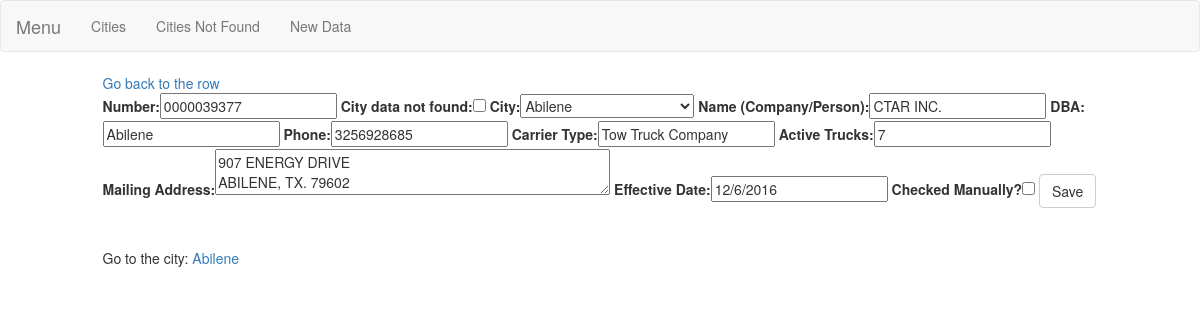
/data_form/8, run on the app's committed database.
### data/models.py (models this page shows)
class DataModel(models.Model):
    active_no = models.CharField(max_length=256, db_index=True, verbose_name="Number", null=True)
    city_data_not_found = models.BooleanField(default=False)
    city = models.CharField(max_length=256, db_index=True, verbose_name="City",  null=False)
    name = models.CharField(max_length=256,  default="")
    dba = models.CharField(max_length=256,  default="")
    phone = models.CharField(max_length=256, default="")
    carrier_type = models.CharField(max_length=256, default="")
    active_trucks = models.IntegerField(default=-1)
    mailing_address = models.CharField(max_length=256, default="")
    effective_date = models.CharField(max_length=256, default="")
    checked_manually = models.BooleanField(default=False)
    record_url = models.URLField()  # According to active no

### data/views.py (the view, shortened to what this page needs)
# urls.py: url(r'^data_form/(?P<data_id>[0-9a-zA-Z]*)$', DataFormView.as_view(), name="data_form"),
class DataFormView(View):
    template = "data_form.html"
    def get(self, request, data_id=""):
        city = ""
        if data_id:
            d = DataModel.objects.get(pk=int(data_id))
            city = d.city
            form = DataFormForm(initial={
                "active_no": d.active_no,
                "city_data_not_found" : d.city_data_not_found,
                "city": d.city,
                "name": d.name,
                "dba": d.city,
                "phone": d.phone,
                "carrier_type": d.carrier_type,
                "active_trucks": d.active_trucks,
                "mailing_address": d.mailing_address,
                "effective_date": d.effective_date,
                "checked_manually": d.checked_manually,
                "data_id": d.id
            })
            active_no = d.active_no
        else:
            form = DataFormForm()
            active_no = ""
        return render(request, self.template, context={
            "form": form,
            "city": city,
            "data_id": data_id,
            "active_no": active_no
        })

### data/forms.py
class DataFormForm(forms.Form):
    active_no = forms.CharField(required=False, initial="", max_length=256, label="Number")
    city_data_not_found = forms.BooleanField(required=False, initial=False, label="City data not found")
    city = forms.ChoiceField(required=True, choices=cities_choices, label="City")
    name = forms.CharField(required=False, max_length=256, label="Name (Company/Person)")
    dba = forms.CharField(required=False, max_length=256, label="DBA")
    phone = forms.CharField(required=False, max_length=256, label="Phone")
    carrier_type = forms.CharField(required=False, max_length=256, label="Carrier Type")
    active_trucks = forms.IntegerField(required=False, initial=0, label="Active Trucks")
    mailing_address = forms.CharField(required=False, initial="", max_length=256, widget=forms.Textarea(attrs={"rows": 2, "cols": 50}), label="Mailing Address")
    effective_date = forms.CharField(required=False, initial="", max_length=256, label="Effective Date")
    checked_manually = forms.BooleanField(required=False, initial=False, label="Checked Manually?")
    data_id = forms.IntegerField(required=False, widget=forms.HiddenInput)

### data/templates/data_form.html (shortened to what this page needs)
{% extends "./base.html" %}
{% load bootstrap %}
{% block content %}
    <div class="row">
        <div class="col-md-12">
            {% if data_id and city %}
                <a href="{% url 'data:list_data' city=city %}#data-id-{{ data_id }}"> Go back to the row </a>
            {% endif %}
            <br />
            <form method="post" action="{% url 'data:data_form' data_id=''%}" class="" id="data_form">
                {{ form|bootstrap }}
                <button type="submit" class="btn btn-default" id="submit_button">Save</button>
            </form>
            <br/>
            <br/>
            Go to the city: {% if city %} <a href="{% url 'data:list_data' city=city %}">{{ city }}</a> {% endif %}
            <br/>
            <br/>
        </div>
    </div>
{% endblock %}

### data on the page
DataModel: active_no "0000039377", city "Abilene", name "CTAR INC.", dba "Abilene", phone "3256928685", carrier_type "Tow Truck Company", active_trucks "7", mailing_address "907 ENERGY DRIVE ABILENE, TX. 79602", effective_date "12/6/2016"
